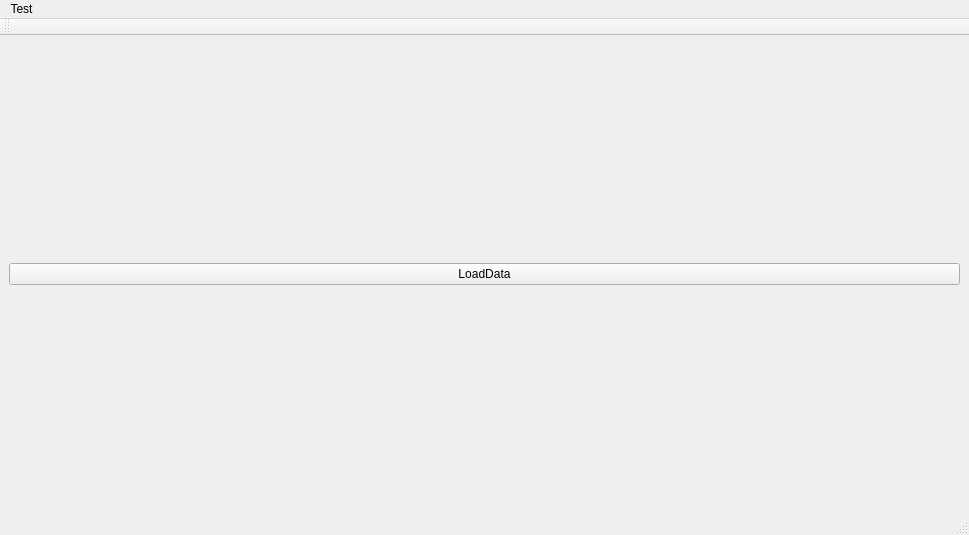
<?xml version="1.0" encoding="UTF-8"?>
<ui version="4.0">
 <class>MainWindow</class>
 <widget class="QMainWindow" name="MainWindow">
  <property name="geometry">
   <rect>
    <x>0</x>
    <y>0</y>
    <width>969</width>
    <height>535</height>
   </rect>
  </property>
  <property name="acceptDrops">
   <bool>true</bool>
  </property>
  <property name="windowTitle">
   <string>Portable Parameter Analyzer GUI dev</string>
  </property>
  <widget class="QWidget" name="centralwidget">
   <layout class="QHBoxLayout" name="horizontalLayout_2">
    <item>
     <layout class="QHBoxLayout" name="horizontalLayout">
      <item>
       <widget class="QPushButton" name="pushButton">
        <property name="text">
         <string>LoadData</string>
        </property>
       </widget>
      </item>
      <item>
       <layout class="QVBoxLayout" name="graphLayout"/>
      </item>
     </layout>
    </item>
   </layout>
  </widget>
  <widget class="QMenuBar" name="menubar">
   <property name="geometry">
    <rect>
     <x>0</x>
     <y>0</y>
     <width>969</width>
     <height>20</height>
    </rect>
   </property>
   <widget class="QMenu" name="menuTest">
    <property name="title">
     <string>Test</string>
    </property>
    <addaction name="actionAnother_one"/>
   </widget>
   <addaction name="menuTest"/>
  </widget>
  <widget class="QStatusBar" name="statusbar"/>
  <widget class="QToolBar" name="toolBar">
   <property name="windowTitle">
    <string>toolBar</string>
   </property>
   <attribute name="toolBarArea">
    <enum>TopToolBarArea</enum>
   </attribute>
   <attribute name="toolBarBreak">
    <bool>false</bool>
   </attribute>
  </widget>
  <action name="actionAnother_one">
   <property name="text">
    <string>Another one</string>
   </property>
  </action>
 </widget>
 <resources/>
 <connections/>
</ui>
